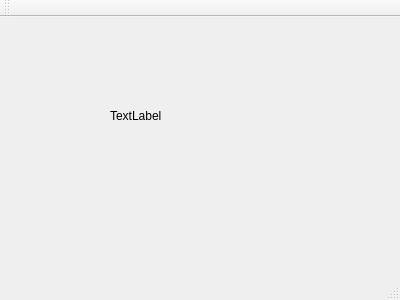
<?xml version="1.0" encoding="UTF-8"?>
<ui version="4.0">
 <class>MainWindow</class>
 <widget class="QMainWindow" name="MainWindow">
  <property name="geometry">
   <rect>
    <x>0</x>
    <y>0</y>
    <width>400</width>
    <height>300</height>
   </rect>
  </property>
  <property name="windowTitle">
   <string>MainWindow</string>
  </property>
  <widget class="QWidget" name="centralWidget">
   <widget class="QLabel" name="label">
    <property name="geometry">
     <rect>
      <x>110</x>
      <y>90</y>
      <width>141</width>
      <height>17</height>
     </rect>
    </property>
    <property name="text">
     <string>TextLabel</string>
    </property>
   </widget>
  </widget>
  <widget class="QMenuBar" name="menuBar">
   <property name="geometry">
    <rect>
     <x>0</x>
     <y>0</y>
     <width>400</width>
     <height>22</height>
    </rect>
   </property>
  </widget>
  <widget class="QToolBar" name="mainToolBar">
   <attribute name="toolBarArea">
    <enum>TopToolBarArea</enum>
   </attribute>
   <attribute name="toolBarBreak">
    <bool>false</bool>
   </attribute>
  </widget>
  <widget class="QStatusBar" name="statusBar"/>
 </widget>
 <layoutdefault spacing="6" margin="11"/>
 <resources/>
 <connections/>
</ui>
